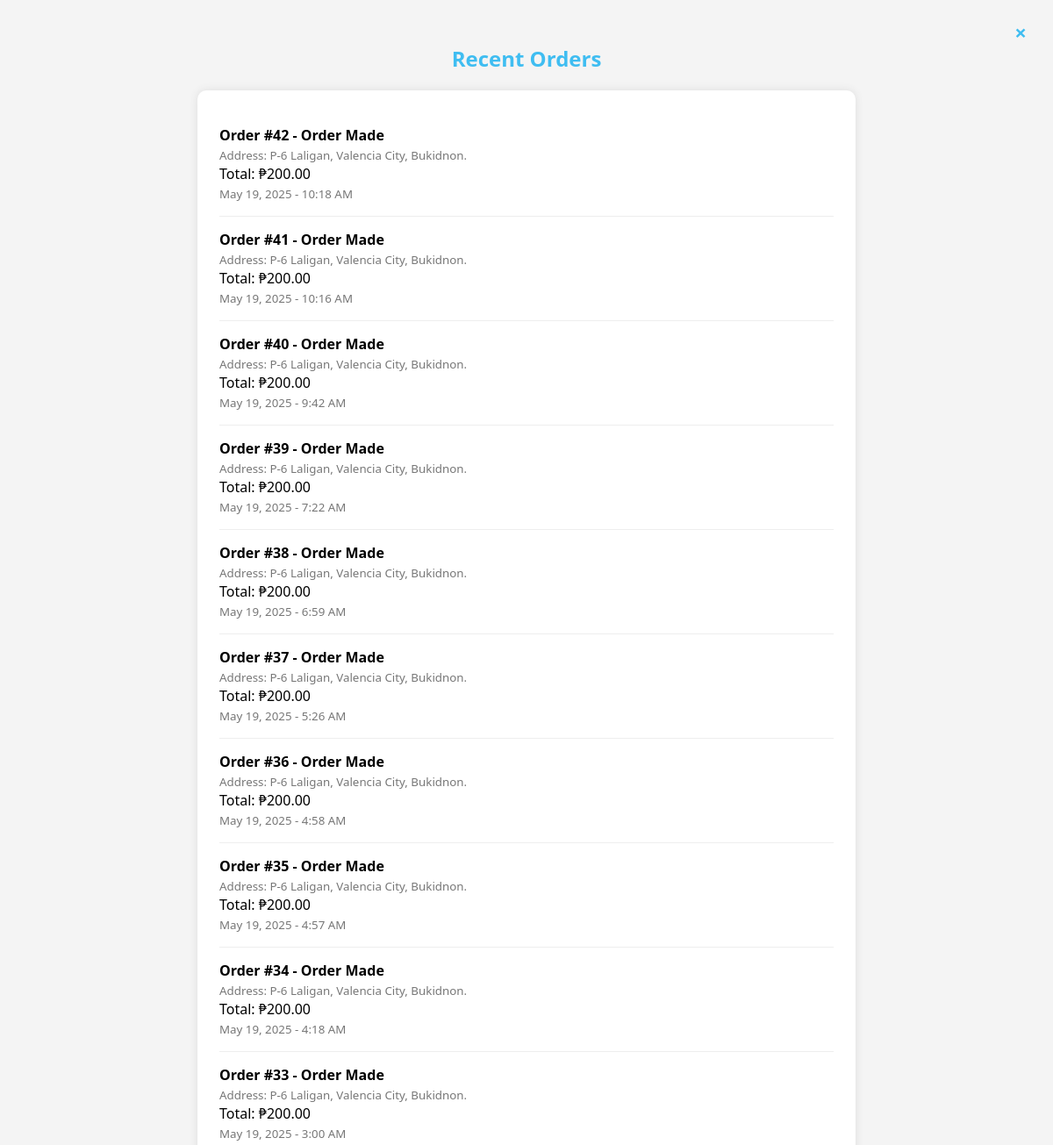
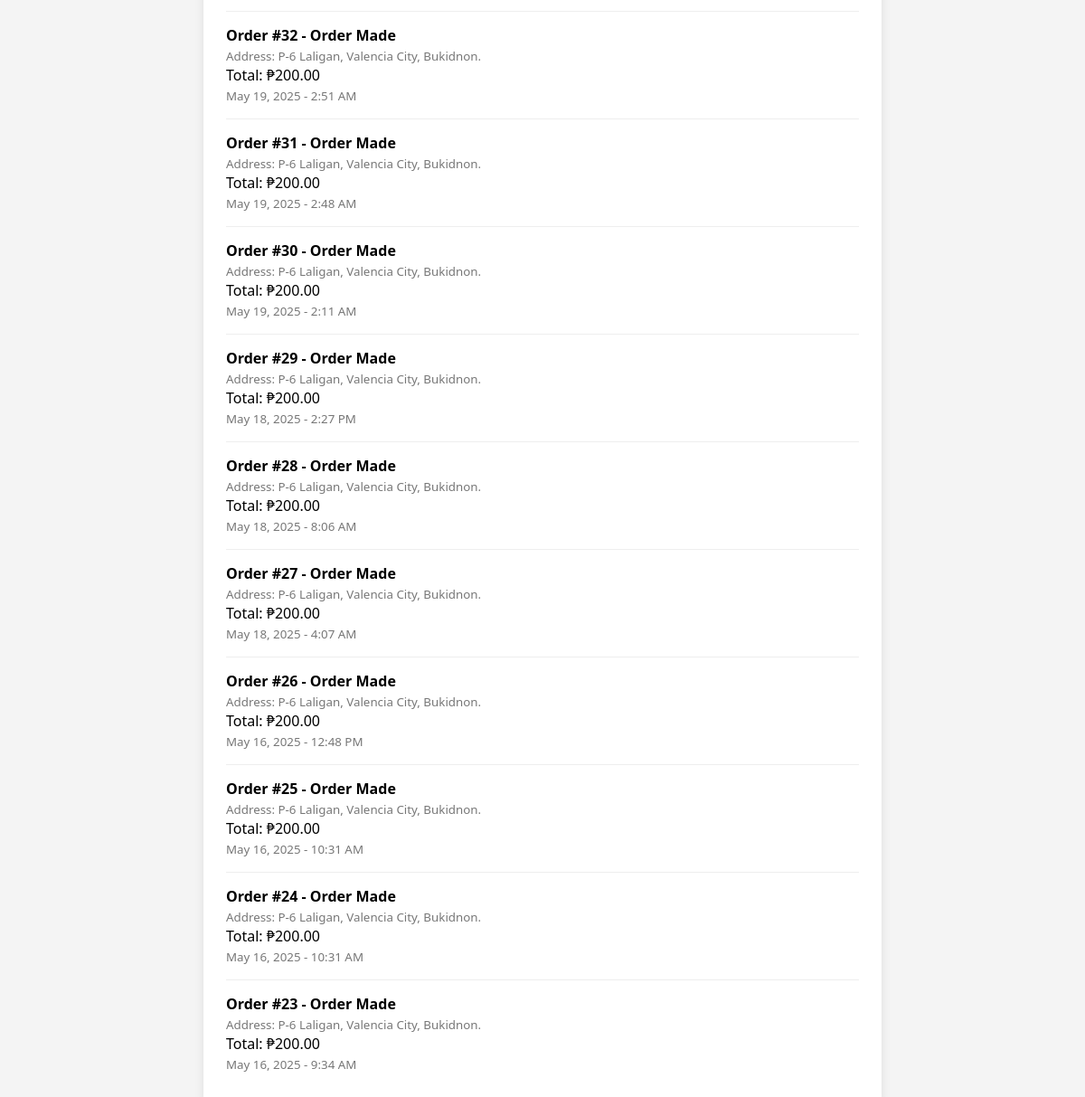
The page /notifications.php on the database its author committed (2 pictures, top to bottom).
### tables this page shows
CREATE TABLE `orders` (
  `id` int(11) NOT NULL,
  `address` text NOT NULL,
  `contact` varchar(15) NOT NULL,
  `delivery_option` varchar(50) NOT NULL,
  `subtotal` decimal(10,2) NOT NULL,
  `delivery_fee` decimal(10,2) NOT NULL,
  `total` decimal(10,2) NOT NULL,
  `payment_method` varchar(50) NOT NULL,
  `order_time` timestamp NOT NULL DEFAULT current_timestamp(),
  `schedule_date` date DEFAULT NULL,
  `schedule_time` varchar(20) DEFAULT NULL,
  `order_status` varchar(50) DEFAULT 'Order Made',
  `user_id` int(11) DEFAULT NULL,
  `product_id` int(11) DEFAULT NULL
);

### notifications.php (the view, shortened to what this page needs)
<?php
require 'db.php';
$sql = "SELECT id, address, total, order_status, order_time FROM orders ORDER BY order_time DESC LIMIT 20";
$result = $conn->query($sql);
$orders = [];
if ($result && $result->num_rows > 0) {
    while ($row = $result->fetch_assoc()) {
        $orders[] = $row;
    }
}
?>
<!DOCTYPE html>
<html lang="en">
<head>
</head>
<body>
    <a href="profile.php" class="close-btn" title="Back to Dashboard">&times;</a>
    <h2>Recent Orders</h2>
    <div class="notif-box">
        <?php if (!empty($orders)): ?>
            <?php foreach ($orders as $order): ?>
                <div class="order">
                    <strong>Order #<?= htmlspecialchars($order['id']) ?> - <?= htmlspecialchars($order['order_status']) ?></strong>
                    <div><small>Address: <?= htmlspecialchars($order['address']) ?></small></div>
                    <div>Total: ₱<?= number_format($order['total'], 2) ?></div>
                    <div><small><?= date("F j, Y - g:i A", strtotime($order['order_time'])) ?></small></div>
                </div>
            <?php endforeach; ?>
        <?php else: ?>
            <p>No orders found.</p>
        <?php endif; ?>
    </div>
</body>
</html>

### notifications.php (style rules this page uses)
body { font-family: 'Segoe UI', sans-serif; background: #f4f4f4; padding: 30px; margin: 0; position: relative; }
h2 { text-align: center; color: #3FBDF1; }
.notif-box { max-width: 700px; margin: 0 auto; background: white; padding: 25px; border-radius: 10px; box-shadow: 0 0 10px #ddd; }
.order { border-bottom: 1px solid #eee; padding: 15px 0; }
.order:last-child { border-bottom: none; }
.order strong { font-size: 16px; display: block; }
.order small { color: #777; }
.close-btn { position: absolute; top: 20px; right: 30px; font-size: 24px; font-weight: bold; color: #3FBDF1; text-decoration: none; }

### rows shown on the page
orders: id "42", order_status "Order Made", address "P-6 Laligan, Valencia City, Bukidnon.", total "200.00", order_time "May 19, 2025 - 10:18 AM"
orders: id "41", order_status "Order Made", address "P-6 Laligan, Valencia City, Bukidnon.", total "200.00", order_time "May 19, 2025 - 10:16 AM"
orders: id "40", order_status "Order Made", address "P-6 Laligan, Valencia City, Bukidnon.", total "200.00", order_time "May 19, 2025 - 9:42 AM"
orders: id "39", order_status "Order Made", address "P-6 Laligan, Valencia City, Bukidnon.", total "200.00", order_time "May 19, 2025 - 7:22 AM"
orders: id "38", order_status "Order Made", address "P-6 Laligan, Valencia City, Bukidnon.", total "200.00", order_time "May 19, 2025 - 6:59 AM"
orders: id "37", order_status "Order Made", address "P-6 Laligan, Valencia City, Bukidnon.", total "200.00", order_time "May 19, 2025 - 5:26 AM"
orders: id "36", order_status "Order Made", address "P-6 Laligan, Valencia City, Bukidnon.", total "200.00", order_time "May 19, 2025 - 4:58 AM"
orders: id "35", order_status "Order Made", address "P-6 Laligan, Valencia City, Bukidnon.", total "200.00", order_time "May 19, 2025 - 4:57 AM"
orders: id "34", order_status "Order Made", address "P-6 Laligan, Valencia City, Bukidnon.", total "200.00", order_time "May 19, 2025 - 4:18 AM"
orders: id "33", order_status "Order Made", address "P-6 Laligan, Valencia City, Bukidnon.", total "200.00", order_time "May 19, 2025 - 3:00 AM"
orders: id "32", order_status "Order Made", address "P-6 Laligan, Valencia City, Bukidnon.", total "200.00", order_time "May 19, 2025 - 2:51 AM"
orders: id "31", order_status "Order Made", address "P-6 Laligan, Valencia City, Bukidnon.", total "200.00", order_time "May 19, 2025 - 2:48 AM"
orders: id "30", order_status "Order Made", address "P-6 Laligan, Valencia City, Bukidnon.", total "200.00", order_time "May 19, 2025 - 2:11 AM"
orders: id "29", order_status "Order Made", address "P-6 Laligan, Valencia City, Bukidnon.", total "200.00", order_time "May 18, 2025 - 2:27 PM"
orders: id "28", order_status "Order Made", address "P-6 Laligan, Valencia City, Bukidnon.", total "200.00", order_time "May 18, 2025 - 8:06 AM"
orders: id "27", order_status "Order Made", address "P-6 Laligan, Valencia City, Bukidnon.", total "200.00", order_time "May 18, 2025 - 4:07 AM"
orders: id "26", order_status "Order Made", address "P-6 Laligan, Valencia City, Bukidnon.", total "200.00", order_time "May 16, 2025 - 12:48 PM"
orders: id "25", order_status "Order Made", address "P-6 Laligan, Valencia City, Bukidnon.", total "200.00", order_time "May 16, 2025 - 10:31 AM"
orders: id "24", order_status "Order Made", address "P-6 Laligan, Valencia City, Bukidnon.", total "200.00", order_time "May 16, 2025 - 10:31 AM"
orders: id "23", order_status "Order Made", address "P-6 Laligan, Valencia City, Bukidnon.", total "200.00", order_time "May 16, 2025 - 9:34 AM"
